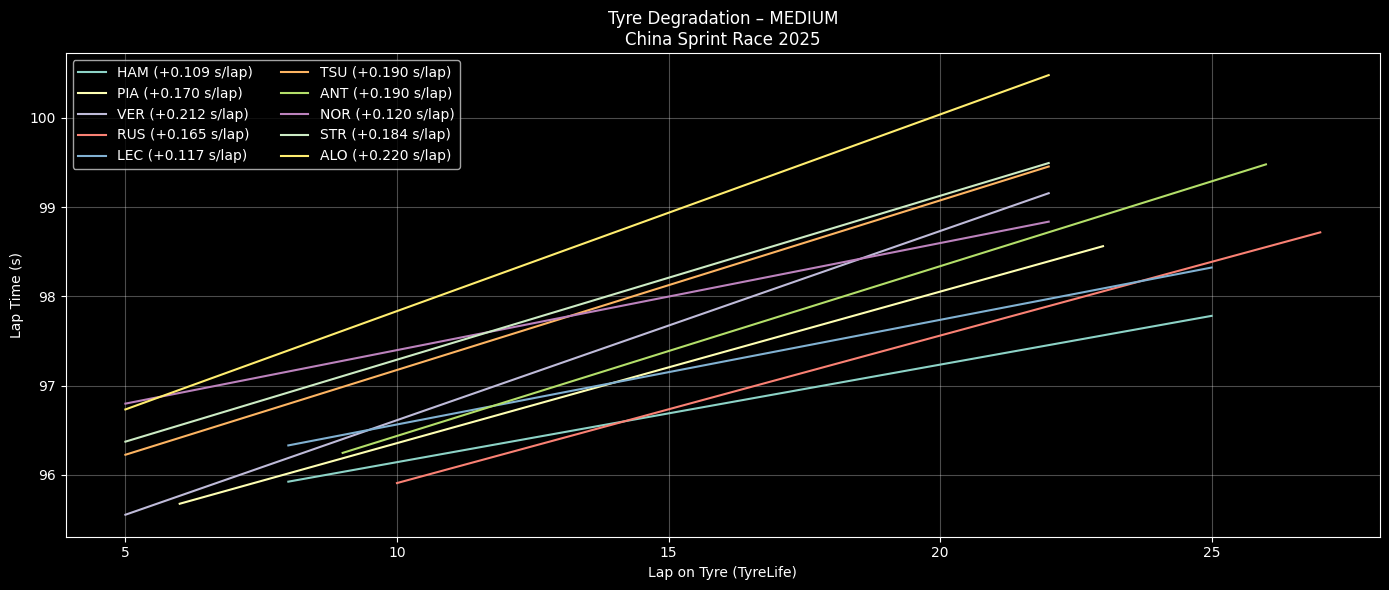

This figure's Python source:
import fastf1, os
import pandas as pd
import numpy as np
import matplotlib.pyplot as plt
from pathlib import Path

# ========= CONFIG =========
YEAR = 2025
GP = "China Sprint Race"
SESSION = "S"
COMPOUND = "MEDIUM"      # SOFT / MEDIUM / HARD
TOP_N = 10             # Top N finishers
CACHE_DIR = Path("/content/fastf1_cache")

# ========= CACHE =========
CACHE_DIR.mkdir(parents=True, exist_ok=True)
fastf1.Cache.enable_cache(CACHE_DIR)

# ========= LOAD SESSION =========
session = fastf1.get_session(YEAR, GP, SESSION)
session.load()

laps = session.laps.copy()
laps = laps[laps["IsAccurate"]]

# Convert laptime to seconds
laps["LapTimeSec"] = laps["LapTime"].dt.total_seconds()

# ========= SELECT TOP DRIVERS =========
drivers = (
    session.results
    .sort_values("Position")
    .head(TOP_N)["Abbreviation"]
    .tolist()
)

laps = laps[laps["Driver"].isin(drivers)]

# ========= CLEAN LAPS =========
laps = laps[
    laps["PitInTime"].isna() &
    laps["PitOutTime"].isna() &
    (laps["Compound"] == COMPOUND)
]

# ========= REMOVE OUTLIERS (IQR PER DRIVER PER STINT) =========
clean = []

for (d, stint), dl in laps.groupby(["Driver", "Stint"]):
    if len(dl) < 5:
        continue

    q1, q3 = dl["LapTimeSec"].quantile([0.25, 0.75])
    iqr = q3 - q1

    dl = dl[
        (dl["LapTimeSec"] >= q1 - 1.5 * iqr) &
        (dl["LapTimeSec"] <= q3 + 1.5 * iqr)
    ]

    clean.append(dl)

clean = pd.concat(clean)

# ========= PLOT TYRE DEGRADATION =========
plt.figure(figsize=(14,6))

for d in drivers:
    dl = clean[clean["Driver"] == d]

    # pilih stint terpanjang untuk driver tsb
    if dl.empty:
        continue

    stint_id = (
        dl.groupby("Stint").size().idxmax()
    )

    stint_laps = dl[dl["Stint"] == stint_id]

    if len(stint_laps) < 5:
        continue

    x = stint_laps["TyreLife"]
    y = stint_laps["LapTimeSec"]

    # Linear regression → degradation slope
    z = np.polyfit(x, y, 1)
    y_fit = np.polyval(z, x)

    plt.plot(x, y_fit, label=f"{d} ({z[0]:+.03f} s/lap)")

plt.title(f"Tyre Degradation – {COMPOUND}\n{GP} {YEAR}")
plt.xlabel("Lap on Tyre (TyreLife)")
plt.ylabel("Lap Time (s)")
plt.grid(alpha=0.3)
plt.legend(ncol=2)
plt.tight_layout()
plt.show()
